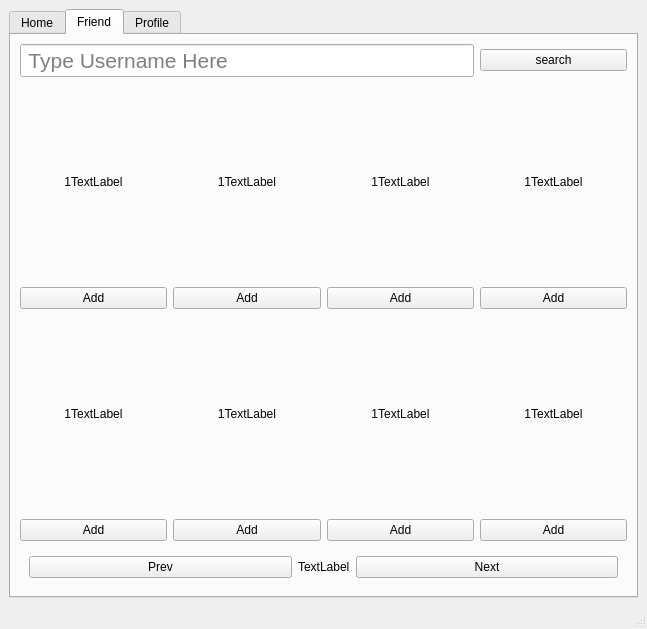
<?xml version="1.0" encoding="UTF-8"?>
<ui version="4.0">
 <class>MainWindow</class>
 <widget class="QMainWindow" name="MainWindow">
  <property name="geometry">
   <rect>
    <x>0</x>
    <y>0</y>
    <width>647</width>
    <height>629</height>
   </rect>
  </property>
  <property name="windowTitle">
   <string>MainWindow</string>
  </property>
  <widget class="QWidget" name="centralwidget">
   <layout class="QGridLayout" name="gridLayout">
    <item row="0" column="0">
     <widget class="QTabWidget" name="tabWidget">
      <property name="currentIndex">
       <number>1</number>
      </property>
      <widget class="QWidget" name="tab_feed">
       <attribute name="title">
        <string>Home</string>
       </attribute>
       <layout class="QGridLayout" name="gridLayout_3">
        <item row="0" column="0">
         <widget class="QLabel" name="H_img">
          <property name="sizePolicy">
           <sizepolicy hsizetype="Preferred" vsizetype="Expanding">
            <horstretch>0</horstretch>
            <verstretch>0</verstretch>
           </sizepolicy>
          </property>
          <property name="text">
           <string>img</string>
          </property>
          <property name="alignment">
           <set>Qt::AlignCenter</set>
          </property>
         </widget>
        </item>
        <item row="5" column="0">
         <widget class="QPushButton" name="H_img_like_btn">
          <property name="text">
           <string>like</string>
          </property>
         </widget>
        </item>
        <item row="6" column="0">
         <widget class="QWidget" name="horizontalWidget" native="true">
          <property name="sizePolicy">
           <sizepolicy hsizetype="Preferred" vsizetype="Minimum">
            <horstretch>0</horstretch>
            <verstretch>0</verstretch>
           </sizepolicy>
          </property>
          <layout class="QHBoxLayout" name="horizontalLayout_6">
           <item>
            <widget class="QPushButton" name="H_prev_btn">
             <property name="text">
              <string>prev</string>
             </property>
            </widget>
           </item>
           <item>
            <widget class="QPushButton" name="H_next_btn">
             <property name="text">
              <string>next</string>
             </property>
            </widget>
           </item>
          </layout>
         </widget>
        </item>
        <item row="3" column="0">
         <widget class="QWidget" name="horizontalWidget" native="true">
          <property name="sizePolicy">
           <sizepolicy hsizetype="Preferred" vsizetype="Maximum">
            <horstretch>0</horstretch>
            <verstretch>0</verstretch>
           </sizepolicy>
          </property>
          <layout class="QHBoxLayout" name="horizontalLayout_5">
           <item>
            <widget class="QLabel" name="H_img_user">
             <property name="text">
              <string>USR</string>
             </property>
            </widget>
           </item>
           <item>
            <widget class="QLabel" name="H_img_like">
             <property name="text">
              <string>17 Likes</string>
             </property>
             <property name="alignment">
              <set>Qt::AlignRight|Qt::AlignTrailing|Qt::AlignVCenter</set>
             </property>
            </widget>
           </item>
          </layout>
         </widget>
        </item>
        <item row="4" column="0">
         <widget class="QWidget" name="horizontalWidget" native="true">
          <layout class="QHBoxLayout" name="horizontalLayout_9">
           <property name="spacing">
            <number>-1</number>
           </property>
           <property name="leftMargin">
            <number>12</number>
           </property>
           <property name="topMargin">
            <number>12</number>
           </property>
           <property name="rightMargin">
            <number>12</number>
           </property>
           <property name="bottomMargin">
            <number>12</number>
           </property>
           <item>
            <widget class="QLabel" name="H_img_caption">
             <property name="sizePolicy">
              <sizepolicy hsizetype="Preferred" vsizetype="Expanding">
               <horstretch>0</horstretch>
               <verstretch>0</verstretch>
              </sizepolicy>
             </property>
             <property name="text">
              <string>Caption</string>
             </property>
             <property name="alignment">
              <set>Qt::AlignLeading|Qt::AlignLeft|Qt::AlignTop</set>
             </property>
             <property name="wordWrap">
              <bool>true</bool>
             </property>
            </widget>
           </item>
          </layout>
         </widget>
        </item>
       </layout>
      </widget>
      <widget class="QWidget" name="tab_friend">
       <attribute name="title">
        <string>Friend</string>
       </attribute>
       <layout class="QGridLayout" name="gridLayout_4">
        <item row="1" column="3">
         <widget class="QLabel" name="F_text_4">
          <property name="text">
           <string>1TextLabel</string>
          </property>
          <property name="alignment">
           <set>Qt::AlignCenter</set>
          </property>
         </widget>
        </item>
        <item row="2" column="2">
         <widget class="QPushButton" name="F_btn_3">
          <property name="text">
           <string>Add</string>
          </property>
         </widget>
        </item>
        <item row="1" column="2">
         <widget class="QLabel" name="F_text_3">
          <property name="text">
           <string>1TextLabel</string>
          </property>
          <property name="alignment">
           <set>Qt::AlignCenter</set>
          </property>
         </widget>
        </item>
        <item row="2" column="0">
         <widget class="QPushButton" name="F_btn_1">
          <property name="sizePolicy">
           <sizepolicy hsizetype="Preferred" vsizetype="Preferred">
            <horstretch>0</horstretch>
            <verstretch>0</verstretch>
           </sizepolicy>
          </property>
          <property name="maximumSize">
           <size>
            <width>16777215</width>
            <height>40</height>
           </size>
          </property>
          <property name="text">
           <string>Add</string>
          </property>
         </widget>
        </item>
        <item row="4" column="1">
         <widget class="QPushButton" name="F_btn_6">
          <property name="text">
           <string>Add</string>
          </property>
         </widget>
        </item>
        <item row="3" column="3">
         <widget class="QLabel" name="F_text_8">
          <property name="text">
           <string>1TextLabel</string>
          </property>
          <property name="alignment">
           <set>Qt::AlignCenter</set>
          </property>
         </widget>
        </item>
        <item row="2" column="1">
         <widget class="QPushButton" name="F_btn_2">
          <property name="sizePolicy">
           <sizepolicy hsizetype="Preferred" vsizetype="Preferred">
            <horstretch>0</horstretch>
            <verstretch>0</verstretch>
           </sizepolicy>
          </property>
          <property name="text">
           <string>Add</string>
          </property>
         </widget>
        </item>
        <item row="1" column="0">
         <widget class="QLabel" name="F_text_1">
          <property name="text">
           <string>1TextLabel</string>
          </property>
          <property name="alignment">
           <set>Qt::AlignCenter</set>
          </property>
         </widget>
        </item>
        <item row="3" column="2">
         <widget class="QLabel" name="F_text_7">
          <property name="text">
           <string>1TextLabel</string>
          </property>
          <property name="alignment">
           <set>Qt::AlignCenter</set>
          </property>
         </widget>
        </item>
        <item row="4" column="3">
         <widget class="QPushButton" name="F_btn_8">
          <property name="text">
           <string>Add</string>
          </property>
         </widget>
        </item>
        <item row="4" column="2">
         <widget class="QPushButton" name="F_btn_7">
          <property name="text">
           <string>Add</string>
          </property>
         </widget>
        </item>
        <item row="4" column="0">
         <widget class="QPushButton" name="F_btn_5">
          <property name="text">
           <string>Add</string>
          </property>
         </widget>
        </item>
        <item row="1" column="1">
         <widget class="QLabel" name="F_text_2">
          <property name="text">
           <string>1TextLabel</string>
          </property>
          <property name="alignment">
           <set>Qt::AlignCenter</set>
          </property>
         </widget>
        </item>
        <item row="2" column="3">
         <widget class="QPushButton" name="F_btn_4">
          <property name="text">
           <string>Add</string>
          </property>
         </widget>
        </item>
        <item row="6" column="0" colspan="4">
         <widget class="QWidget" name="horizontalWidget" native="true">
          <property name="sizePolicy">
           <sizepolicy hsizetype="Preferred" vsizetype="Fixed">
            <horstretch>0</horstretch>
            <verstretch>0</verstretch>
           </sizepolicy>
          </property>
          <layout class="QHBoxLayout" name="horizontalLayout_7">
           <item>
            <widget class="QPushButton" name="F_prev_btn">
             <property name="sizePolicy">
              <sizepolicy hsizetype="Expanding" vsizetype="Fixed">
               <horstretch>0</horstretch>
               <verstretch>0</verstretch>
              </sizepolicy>
             </property>
             <property name="text">
              <string>Prev</string>
             </property>
            </widget>
           </item>
           <item>
            <widget class="QLabel" name="F_page">
             <property name="sizePolicy">
              <sizepolicy hsizetype="Minimum" vsizetype="Fixed">
               <horstretch>0</horstretch>
               <verstretch>0</verstretch>
              </sizepolicy>
             </property>
             <property name="text">
              <string>TextLabel</string>
             </property>
            </widget>
           </item>
           <item>
            <widget class="QPushButton" name="F_next_btn">
             <property name="sizePolicy">
              <sizepolicy hsizetype="Expanding" vsizetype="Fixed">
               <horstretch>0</horstretch>
               <verstretch>0</verstretch>
              </sizepolicy>
             </property>
             <property name="text">
              <string>Next</string>
             </property>
            </widget>
           </item>
          </layout>
         </widget>
        </item>
        <item row="0" column="0" colspan="3">
         <widget class="QLineEdit" name="F_lineinput">
          <property name="font">
           <font>
            <pointsize>16</pointsize>
           </font>
          </property>
          <property name="placeholderText">
           <string> Type Username Here</string>
          </property>
         </widget>
        </item>
        <item row="0" column="3">
         <widget class="QPushButton" name="F_search_btn">
          <property name="text">
           <string>search</string>
          </property>
         </widget>
        </item>
        <item row="3" column="1">
         <widget class="QLabel" name="F_text_6">
          <property name="text">
           <string>1TextLabel</string>
          </property>
          <property name="alignment">
           <set>Qt::AlignCenter</set>
          </property>
         </widget>
        </item>
        <item row="3" column="0">
         <widget class="QLabel" name="F_text_5">
          <property name="text">
           <string>1TextLabel</string>
          </property>
          <property name="alignment">
           <set>Qt::AlignCenter</set>
          </property>
         </widget>
        </item>
       </layout>
      </widget>
      <widget class="QWidget" name="tab_profile">
       <attribute name="title">
        <string>Profile</string>
       </attribute>
       <layout class="QVBoxLayout" name="verticalLayout">
        <item>
         <widget class="QWidget" name="horizontalWidget" native="true">
          <property name="sizePolicy">
           <sizepolicy hsizetype="Preferred" vsizetype="Minimum">
            <horstretch>0</horstretch>
            <verstretch>0</verstretch>
           </sizepolicy>
          </property>
          <layout class="QHBoxLayout" name="horizontalLayout_2">
           <item>
            <widget class="QPushButton" name="P_addImageButton">
             <property name="sizePolicy">
              <sizepolicy hsizetype="Expanding" vsizetype="Fixed">
               <horstretch>0</horstretch>
               <verstretch>0</verstretch>
              </sizepolicy>
             </property>
             <property name="text">
              <string>Add Image</string>
             </property>
            </widget>
           </item>
           <item>
            <widget class="QPushButton" name="P_logoutButton">
             <property name="maximumSize">
              <size>
               <width>150</width>
               <height>16777215</height>
              </size>
             </property>
             <property name="text">
              <string>logout</string>
             </property>
            </widget>
           </item>
          </layout>
         </widget>
        </item>
        <item>
         <widget class="QWidget" name="gridWidget" native="true">
          <property name="sizePolicy">
           <sizepolicy hsizetype="Preferred" vsizetype="Expanding">
            <horstretch>0</horstretch>
            <verstretch>0</verstretch>
           </sizepolicy>
          </property>
          <layout class="QGridLayout" name="profileGridLayout">
           <item row="0" column="0">
            <widget class="QLabel" name="P_img">
             <property name="sizePolicy">
              <sizepolicy hsizetype="Preferred" vsizetype="Expanding">
               <horstretch>0</horstretch>
               <verstretch>0</verstretch>
              </sizepolicy>
             </property>
             <property name="text">
              <string>Pimg</string>
             </property>
             <property name="alignment">
              <set>Qt::AlignCenter</set>
             </property>
            </widget>
           </item>
           <item row="2" column="0">
            <layout class="QHBoxLayout" name="horizontalLayout_10">
             <property name="leftMargin">
              <number>12</number>
             </property>
             <property name="topMargin">
              <number>12</number>
             </property>
             <property name="rightMargin">
              <number>12</number>
             </property>
             <property name="bottomMargin">
              <number>12</number>
             </property>
             <item>
              <widget class="QLabel" name="P_img_caption">
               <property name="sizePolicy">
                <sizepolicy hsizetype="Preferred" vsizetype="Expanding">
                 <horstretch>0</horstretch>
                 <verstretch>0</verstretch>
                </sizepolicy>
               </property>
               <property name="text">
                <string>Caption</string>
               </property>
               <property name="alignment">
                <set>Qt::AlignLeading|Qt::AlignLeft|Qt::AlignTop</set>
               </property>
               <property name="wordWrap">
                <bool>true</bool>
               </property>
              </widget>
             </item>
            </layout>
           </item>
           <item row="4" column="0">
            <layout class="QHBoxLayout" name="horizontalLayout_11">
             <property name="leftMargin">
              <number>12</number>
             </property>
             <property name="topMargin">
              <number>12</number>
             </property>
             <property name="rightMargin">
              <number>12</number>
             </property>
             <property name="bottomMargin">
              <number>12</number>
             </property>
             <item>
              <widget class="QLabel" name="P_img_total_like">
               <property name="text">
                <string>total Like</string>
               </property>
              </widget>
             </item>
            </layout>
           </item>
           <item row="1" column="0">
            <widget class="QWidget" name="horizontalWidget" native="true">
             <property name="sizePolicy">
              <sizepolicy hsizetype="Preferred" vsizetype="Minimum">
               <horstretch>0</horstretch>
               <verstretch>0</verstretch>
              </sizepolicy>
             </property>
             <layout class="QHBoxLayout" name="horizontalLayout_4">
              <item>
               <widget class="QLabel" name="P_img_user">
                <property name="text">
                 <string>USR1</string>
                </property>
               </widget>
              </item>
              <item>
               <widget class="QPushButton" name="P_img_manage">
                <property name="text">
                 <string>Manage</string>
                </property>
               </widget>
              </item>
             </layout>
            </widget>
           </item>
          </layout>
         </widget>
        </item>
        <item>
         <widget class="QWidget" name="horizontalWidget_2" native="true">
          <property name="sizePolicy">
           <sizepolicy hsizetype="Preferred" vsizetype="Minimum">
            <horstretch>0</horstretch>
            <verstretch>0</verstretch>
           </sizepolicy>
          </property>
          <layout class="QHBoxLayout" name="horizontalLayout_3">
           <item>
            <widget class="QPushButton" name="P_prev_btn">
             <property name="sizePolicy">
              <sizepolicy hsizetype="Expanding" vsizetype="Fixed">
               <horstretch>0</horstretch>
               <verstretch>0</verstretch>
              </sizepolicy>
             </property>
             <property name="text">
              <string>Prev</string>
             </property>
            </widget>
           </item>
           <item>
            <widget class="QPushButton" name="P_next_btn">
             <property name="sizePolicy">
              <sizepolicy hsizetype="Expanding" vsizetype="Fixed">
               <horstretch>0</horstretch>
               <verstretch>0</verstretch>
              </sizepolicy>
             </property>
             <property name="text">
              <string>Next</string>
             </property>
            </widget>
           </item>
          </layout>
         </widget>
        </item>
       </layout>
      </widget>
     </widget>
    </item>
   </layout>
  </widget>
  <widget class="QStatusBar" name="statusbar"/>
 </widget>
 <resources>
  <include location="../../../../../../Downloads/img.qrc"/>
  <include location="../../project_resource.qrc"/>
 </resources>
 <connections/>
</ui>
